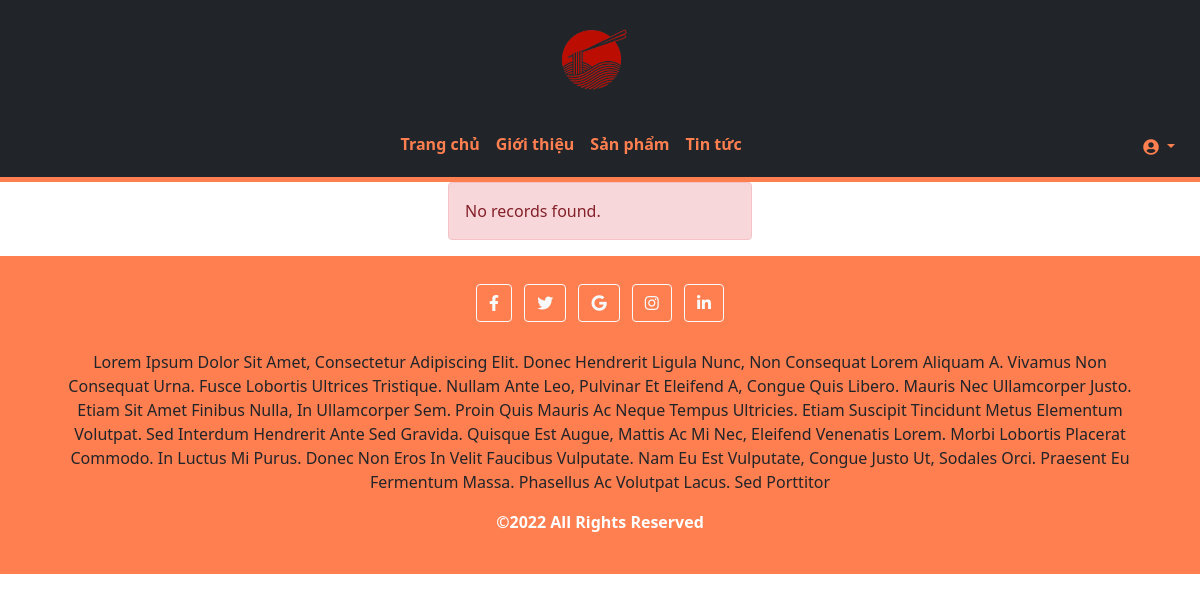
/productsList.php, run on an earlier commit of the app's database.
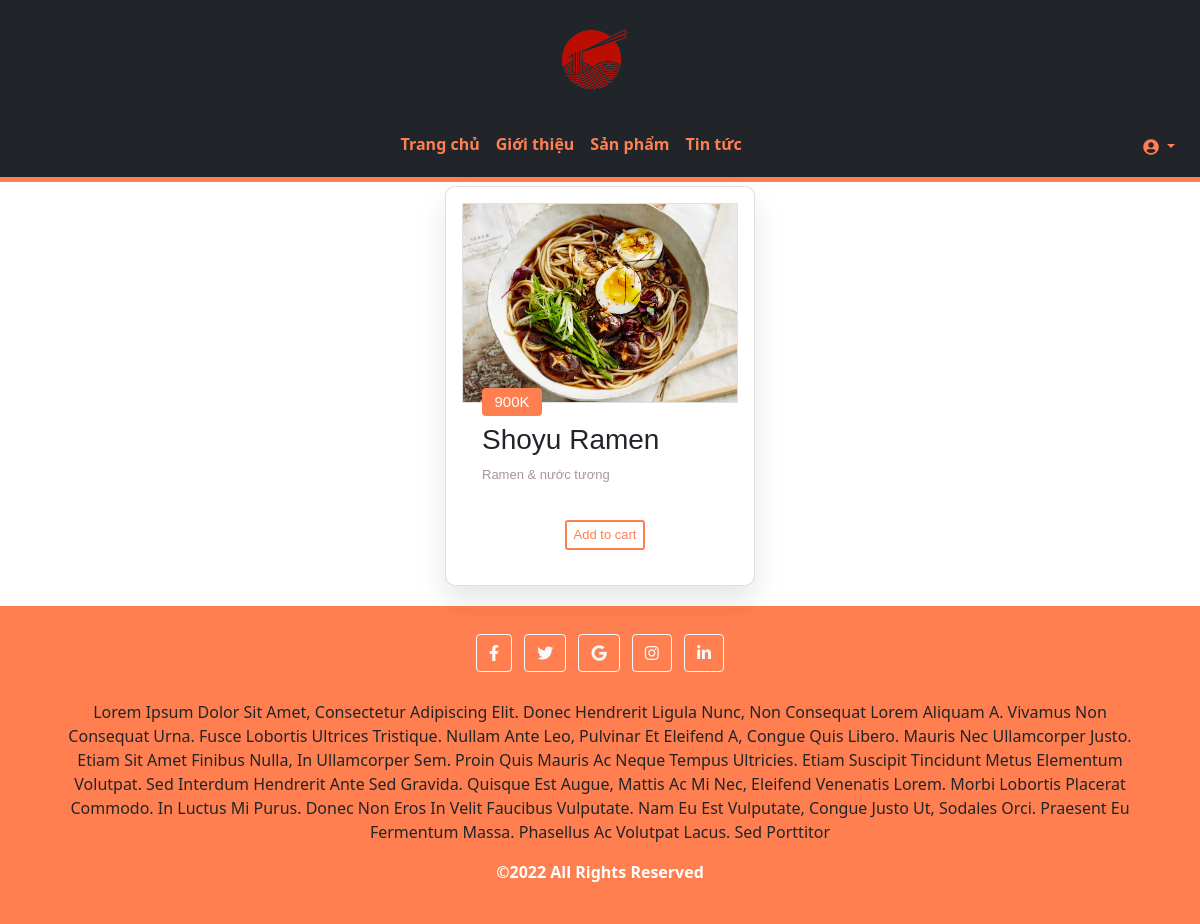
And on a later commit of the database.
### tables this page shows
CREATE TABLE `product` (
  `id` int(10) UNSIGNED NOT NULL,
  `name` varchar(100) NOT NULL,
  `description` text NOT NULL,
  `price` float UNSIGNED NOT NULL,
  `img_path` text NOT NULL,
  `status` tinyint(1) NOT NULL DEFAULT 1 COMMENT '0: unavailable, 1: available',
  `feature` tinyint(1) NOT NULL DEFAULT 1 COMMENT '0: not featured on news, 1: featured on news',
  `comment_board_id` text NOT NULL
);

### productsList.php (the view, shortened to what this page needs)
<?php
  require_once('config/config.php');
  $query = "SELECT * FROM product ORDER BY id";
  $res = mysqli_query($conn, $query);
  $food = mysqli_fetch_all($res, MYSQLI_ASSOC);
  $row_cnt = $res->num_rows;
?>
<!DOCTYPE html>
<html lang="en">
<head>
  <link href="https://cdnjs.cloudflare.com/ajax/libs/font-awesome/5.9.0/css/all.min.css" rel="stylesheet">
  <link href="https://cdn.jsdelivr.net/npm/bootstrap@5.1.3/dist/css/bootstrap.min.css" rel="stylesheet">
  <link rel="stylesheet" href="styles/product-style.css">
</head>
<body>
  <div>
    <?php $IPATH = $_SERVER["DOCUMENT_ROOT"]."/btl-web/";
    include($IPATH."navbar.php");?>
  </div>
  <div class="displayProd ">
      <div class="justify-content-center align-items-center row row-cols-1 row-cols-xs-2 row-cols-sm-2 row-cols-lg-4 g-3">
        <?php
          if ($row_cnt == 0){
            echo "<div class='alert alert-danger'>No records found.</div>";
          }
          foreach ($food as $dish) {
        ?>
        <div class="card p-3">
          <div class="top-div">
              <div class="border">
              <img src="<?php echo htmlspecialchars($dish['img_path']); ?>">
              </div>
              <span><?php echo htmlspecialchars($dish['price']); ?>K </span>
          </div>
          <div class="bottom-div">
              <h3><?php echo htmlspecialchars($dish['name']); ?></h3>
              <p><?php echo htmlspecialchars($dish['description']); ?></p>
          </div>
          <div class="last-section">
              <div class="last-div">
              </div>
              <div class="buttons">
                  <button>Add to cart</button>
              </div>
          </div>
        </div>
        <?php
          }
        ?>
      </div>
  </div>
  <div>
    <?php $IPATH = $_SERVER["DOCUMENT_ROOT"]."/btl-web/";
    include($IPATH."footer.php");?>
  </div>
</body>
</html>

What changed in the data, as far as the page shows it:
added product: img_path (picture), price "900", name "Shoyu Ramen", description "Ramen & nước tương"
Also different on the page:
text no longer shown: "No records found."
